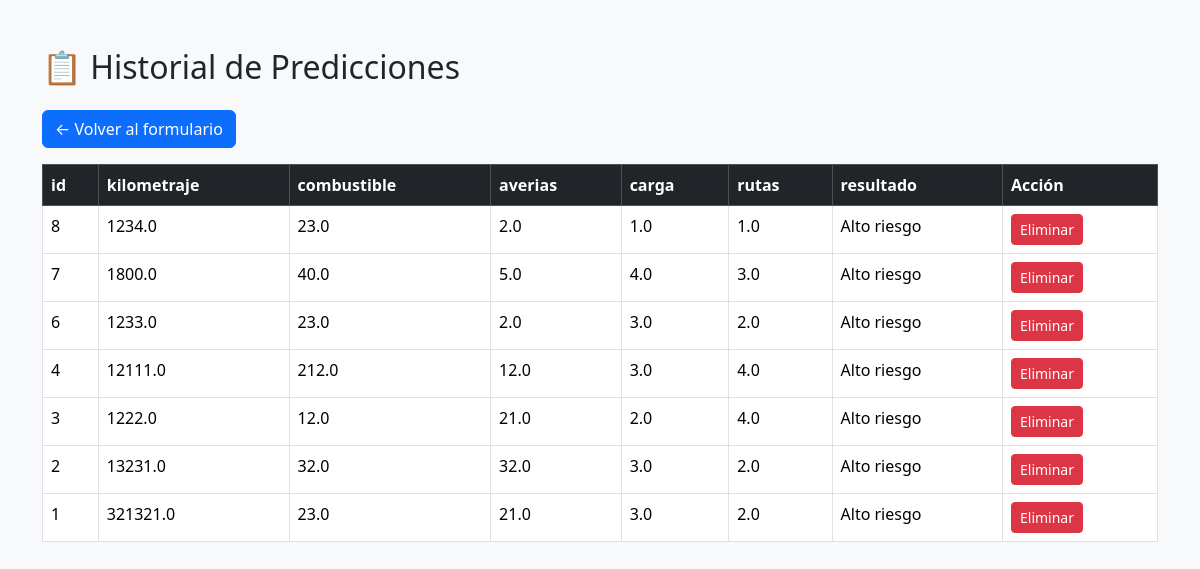
The page /historial on the database its author committed.
### tables this page shows
CREATE TABLE historial_mantenimiento (
        id INTEGER PRIMARY KEY AUTOINCREMENT,
        kilometraje REAL NOT NULL,
        combustible REAL NOT NULL,
        averias REAL NOT NULL,
        carga REAL NOT NULL,
        rutas REAL NOT NULL,
        resultado TEXT NOT NULL
    );

### app.py (the view)
@app.route('/historial')
def historial_mantenimiento():
    conn = conectar_db()
    registros = conn.execute("SELECT * FROM historial_mantenimiento ORDER BY id DESC").fetchall()
    conn.close()
    encabezados = registros[0].keys() if registros else []
    registros_enumerados = list(enumerate(registros))
    return render_template("historial_mantenimiento.html", registros=registros_enumerados, encabezados=encabezados)

### app.py (called while the page is built)
def conectar_db():
    conn = sqlite3.connect("logistica.db")
    conn.row_factory = sqlite3.Row
    return conn

### templates/historial_mantenimiento.html (shortened to what this page needs)
<!DOCTYPE html>
<html>
<head>
    <link href="https://cdn.jsdelivr.net/npm/bootstrap@5.3.3/dist/css/bootstrap.min.css" rel="stylesheet">
</head>
<body class="bg-light">
<div class="container mt-5">
    <h2 class="mb-4">📋 Historial de Predicciones</h2>
    <a href="/mantenimiento" class="btn btn-primary mb-3">← Volver al formulario</a>
    {% if registros %}
    <table class="table table-bordered table-hover">
        <thead class="table-dark">
            <tr>
                {% for encabezado in encabezados %}
                    <th>{{ encabezado }}</th>
                {% endfor %}
                <th>Acción</th>
            </tr>
        </thead>
        <tbody>
            {% for i, fila in registros %}
                <tr>
                    {% for valor in fila %}
                        <td>{{ valor }}</td>
                    {% endfor %}
                    <td>
                        <a href="{{ url_for('eliminar_historial', indice=i) }}" class="btn btn-danger btn-sm"
                           onclick="return confirm('¿Estás seguro de eliminar este registro?');">Eliminar</a>
                    </td>
                </tr>
            {% endfor %}
        </tbody>
    </table>
    {% else %}
        <div class="alert alert-warning">No hay predicciones registradas aún.</div>
    {% endif %}
</div>
</body>
</html>

### rows shown on the page
historial_mantenimiento: fila "8", kilometraje "1234.0", combustible "23.0", averias "2.0", carga "1.0", rutas "1.0", resultado "Alto riesgo"
historial_mantenimiento: fila "7", kilometraje "1800.0", combustible "40.0", averias "5.0", carga "4.0", rutas "3.0", resultado "Alto riesgo"
historial_mantenimiento: fila "6", kilometraje "1233.0", combustible "23.0", averias "2.0", carga "3.0", rutas "2.0", resultado "Alto riesgo"
historial_mantenimiento: fila "4", kilometraje "12111.0", combustible "212.0", averias "12.0", carga "3.0", rutas "4.0", resultado "Alto riesgo"
historial_mantenimiento: fila "3", kilometraje "1222.0", combustible "12.0", averias "21.0", carga "2.0", rutas "4.0", resultado "Alto riesgo"
historial_mantenimiento: fila "2", kilometraje "13231.0", combustible "32.0", averias "32.0", carga "3.0", rutas "2.0", resultado "Alto riesgo"
historial_mantenimiento: fila "1", kilometraje "321321.0", combustible "23.0", averias "21.0", carga "3.0", rutas "2.0", resultado "Alto riesgo"

### other values the page prints
{{ encabezado }} "id" "kilometraje" "combustible" "averias" "carga" "rutas" "resultado"
